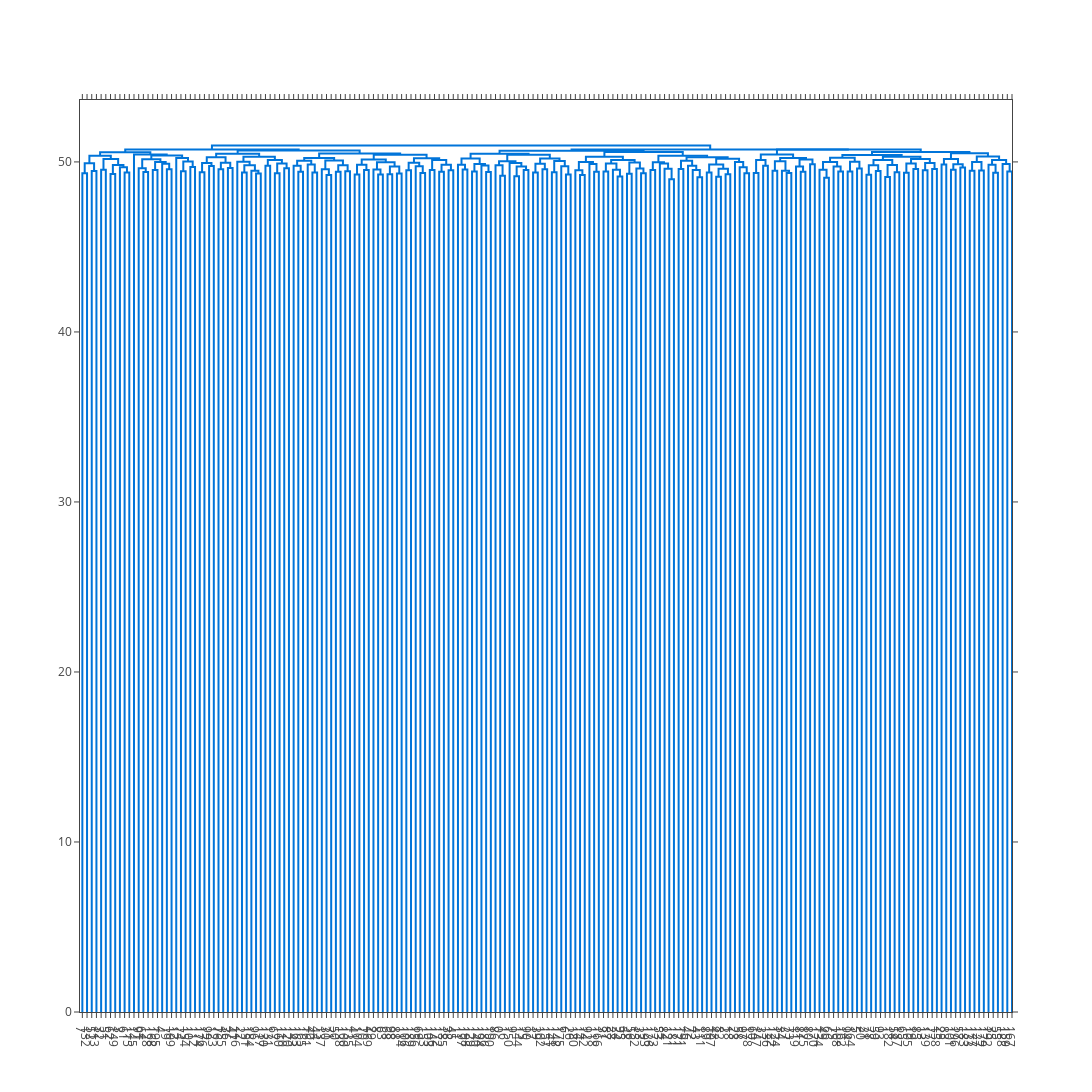

Notebook code cell kept with this figure:
### Code cell
dendro['layout'].update({'width':1800, 'height':2500})
iplot(dendro, filename='simple_dendrogram')
